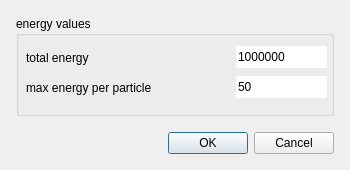
<?xml version="1.0" encoding="UTF-8"?>
<ui version="4.0">
 <class>NewParticlesDialog</class>
 <widget class="QDialog" name="NewParticlesDialog">
  <property name="geometry">
   <rect>
    <x>0</x>
    <y>0</y>
    <width>350</width>
    <height>170</height>
   </rect>
  </property>
  <property name="minimumSize">
   <size>
    <width>350</width>
    <height>170</height>
   </size>
  </property>
  <property name="windowTitle">
   <string>new particles</string>
  </property>
  <layout class="QGridLayout" name="gridLayout">
   <property name="leftMargin">
    <number>16</number>
   </property>
   <property name="topMargin">
    <number>16</number>
   </property>
   <property name="rightMargin">
    <number>16</number>
   </property>
   <property name="bottomMargin">
    <number>16</number>
   </property>
   <property name="spacing">
    <number>16</number>
   </property>
   <item row="0" column="0">
    <widget class="QGroupBox" name="groupBox">
     <property name="title">
      <string>energy values</string>
     </property>
     <widget class="QLabel" name="label">
      <property name="geometry">
       <rect>
        <x>10</x>
        <y>34</y>
        <width>201</width>
        <height>16</height>
       </rect>
      </property>
      <property name="text">
       <string>total energy</string>
      </property>
     </widget>
     <widget class="QLabel" name="label_2">
      <property name="geometry">
       <rect>
        <x>10</x>
        <y>64</y>
        <width>201</width>
        <height>16</height>
       </rect>
      </property>
      <property name="text">
       <string>max energy per particle</string>
      </property>
     </widget>
     <widget class="QLineEdit" name="totalEnergyEdit">
      <property name="geometry">
       <rect>
        <x>220</x>
        <y>30</y>
        <width>91</width>
        <height>22</height>
       </rect>
      </property>
      <property name="text">
       <string>1000000</string>
      </property>
      <property name="frame">
       <bool>false</bool>
      </property>
     </widget>
     <widget class="QLineEdit" name="maxEnergyPerParticleEdit">
      <property name="geometry">
       <rect>
        <x>220</x>
        <y>60</y>
        <width>91</width>
        <height>22</height>
       </rect>
      </property>
      <property name="text">
       <string>50</string>
      </property>
      <property name="frame">
       <bool>false</bool>
      </property>
     </widget>
    </widget>
   </item>
   <item row="1" column="0">
    <widget class="QDialogButtonBox" name="buttonBox">
     <property name="orientation">
      <enum>Qt::Horizontal</enum>
     </property>
     <property name="standardButtons">
      <set>QDialogButtonBox::Cancel|QDialogButtonBox::Ok</set>
     </property>
    </widget>
   </item>
  </layout>
 </widget>
 <resources/>
 <connections>
  <connection>
   <sender>buttonBox</sender>
   <signal>rejected()</signal>
   <receiver>NewParticlesDialog</receiver>
   <slot>reject()</slot>
   <hints>
    <hint type="sourcelabel">
     <x>316</x>
     <y>260</y>
    </hint>
    <hint type="destinationlabel">
     <x>286</x>
     <y>274</y>
    </hint>
   </hints>
  </connection>
 </connections>
</ui>
